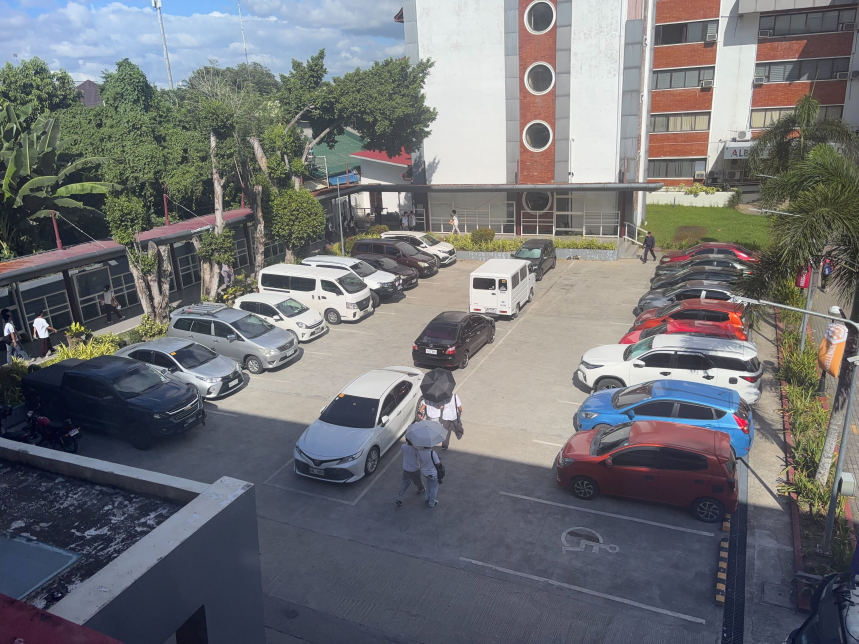
#> input picture ui/samples/area_b3_raw.jpg, 2576 x 1932 px (shown at 1/3 size)
$ python topdown_b3.py
#> lines starting #> are read from the running program, lines starting #| are printed output that depends on the picture; after the words box and inside, x2 and y2 are one past the last pixel; in counts of white or black regions, pixels touching at a corner belong together
#!/usr/bin/env python3
"""
topdown_b3.py - ground-plane homography + top-down warp + slot plan for Area B3 (PROVISIONAL).

Homography: the painted accessible bay R10 is a 2.4 m wide rectangle (two parallel painted dividers, kerb-side
end and far-side end). Its four corners in the photo map to (0,0) (L, 0) (L, 2.4) (0, 2.4) metres, u = depth
away from the kerb end reversed (u = L at the kerb), v = along the kerb, top of photo = -v.
L (bay depth) is not painted anywhere we can see, so it is solved from a known size: the red Wigo in R9 has a
2.45 m wheelbase, and its two wheel-ground contacts must come out 2.45 m apart.

Outputs (outputs/lot_b3/): lot_b3_topview.png, lot_b3_slot_plan.png, and the matrix in configs/polygons/area_b3.homography.json
    python scripts/lot_b3/topdown_b3.py
"""
import json, os
import cv2
import numpy as np
from PIL import Image, ImageDraw, ImageFont

ROOT = os.path.abspath(os.path.join(os.path.dirname(__file__), "..", ".."))
IMG = os.path.join(ROOT, "ui/samples/area_b3_raw.jpg")
PPM = 60                                                     # output pixels per metre
U0, U1, V0, V1 = -17.0, 5.5, -23.5, 6.5                      # plan window, metres
CORNERS = [(1500, 1475), (2140, 1605), (2110, 1862), (1380, 1672)]   # R10 bay: TL, TR, BR, BL in photo px
WIGO_WHEELS = [(1750, 1495), (2125, 1565)]                   # Wigo front / rear wheel ground contacts, photo px
WHEELBASE_M = 2.45
BAY_W = 2.4
GROUND_POLY = [(0, 1314), (0, 1160), (300, 1010), (700, 900), (1100, 760), (1300, 700), (1700, 740), (1850, 745),
               (2260, 745), (2215, 1420), (2185, 1932), (773, 1932), (773, 1455), (618, 1443)]


def homography(L):
    return cv2.getPerspectiveTransform(np.float32(CORNERS), np.float32([[0, 0], [L, 0], [L, BAY_W], [0, BAY_W]]))


def apply(H, pts):
    p = np.c_[np.asarray(pts, float), np.ones(len(pts))] @ H.T
    return p[:, :2] / p[:, 2:3]


def solve_L():
    f = lambda L: np.linalg.norm(np.diff(apply(homography(L), WIGO_WHEELS), axis=0)) - WHEELBASE_M
    lo, hi = 2.0, 8.0
    for _ in range(60):
        mid = (lo + hi) / 2
        lo, hi = (mid, hi) if f(mid) < 0 else (lo, mid)
    return (lo + hi) / 2


def m2px(u, v):
    return ((np.asarray(u) - U0) * PPM, (np.asarray(v) - V0) * PPM)


# ---- regularised slot plan (metres; u right, v down, top of plan = top of photo) -------------------
LEFT_U = (-13.2, -8.2)                  # left bays, 5.0 m deep (their dividers end at u ~ -8.2 in the warp)
LEFT_V0, LEFT_PITCH = -19.2, 2.4        # L9 is level with R10 (both span v = 0..2.4), so L1 starts at -19.2
CENTRE_U = (-5.5, -2.9)                 # painted centre bay C1 (Camry): two lines 2.6 m apart
CENTRE_V = (-4.0, 1.6)
INFORMAL_M = {"A1": ("jeepney", (-6.3, -3.2, -18.0, -12.0)), "A2": ("sedan", (-6.3, -3.2, -11.0, -6.5)),
              "A3": ("sedan (top)", (-6.3, -3.2, -23.5, -20.0))}


def plan_slots(L):
    s = {}
    for k in range(1, 10):
        v0 = LEFT_V0 + LEFT_PITCH * (k - 1)
        s[f"L{k}"] = [(LEFT_U[0], v0), (LEFT_U[1], v0), (LEFT_U[1], v0 + LEFT_PITCH), (LEFT_U[0], v0 + LEFT_PITCH)]
    for k in range(1, 11):              # right row: 2.4 m pitch, R10 = v [0, 2.4] is the measured bay
        v0 = -2.4 - 2.4 * (9 - k) if k <= 9 else 0.0
        s[f"R{k}"] = [(0.0, v0), (L, v0), (L, v0 + BAY_W), (0.0, v0 + BAY_W)]
    s["C1"] = [(CENTRE_U[0], CENTRE_V[0]), (CENTRE_U[1], CENTRE_V[0]), (CENTRE_U[1], CENTRE_V[1]), (CENTRE_U[0], CENTRE_V[1])]
    return s


def font(sz, bold=True):
    for f in ("/usr/share/fonts/truetype/dejavu/DejaVuSans-Bold.ttf" if bold else "/usr/share/fonts/truetype/dejavu/DejaVuSans.ttf",):
        if os.path.exists(f):
            return ImageFont.truetype(f, sz)
    return ImageFont.load_default()


ZONE_COL = {"left": (112, 172, 232), "right": (242, 168, 114), "center": (120, 200, 200)}
STATE_COL = {"occupied": (215, 50, 50), "available": (40, 170, 70), "unknown": (140, 140, 140)}


def main():
    L = solve_L()
    H = homography(L)
    img = cv2.imread(IMG)
#> img is the input picture: shape (1932, 2576, 3); mean B, G, R 116.7, 113.7, 112.5
    Wp, Hp = int((U1 - U0) * PPM), int((V1 - V0) * PPM)
    S = np.array([[PPM, 0, -U0 * PPM], [0, PPM, -V0 * PPM], [0, 0, 1]], float)
    warped = cv2.warpPerspective(img, S @ H, (Wp, Hp), flags=cv2.INTER_LINEAR, borderValue=(28, 28, 28))
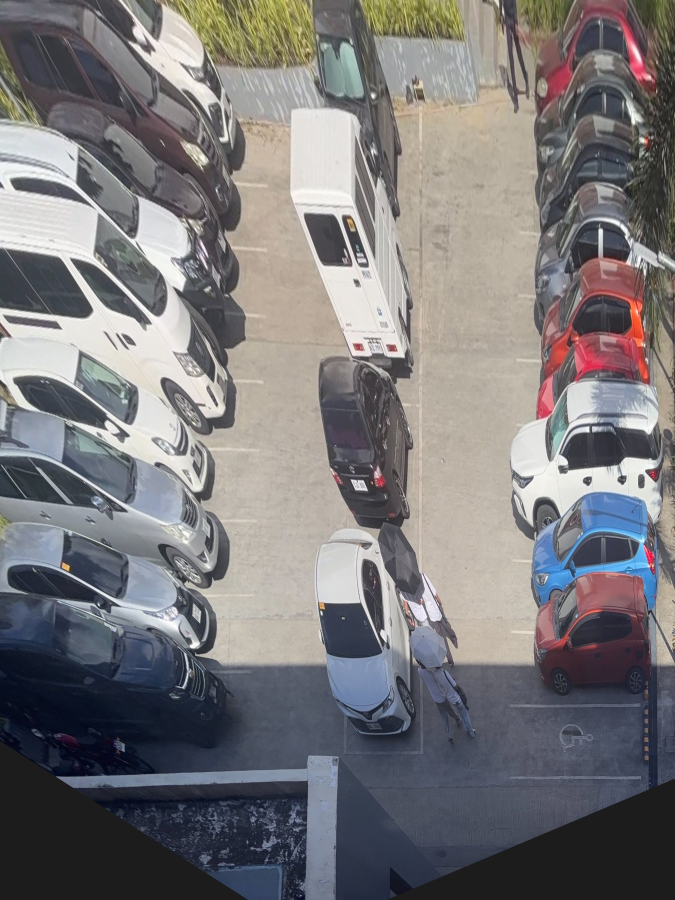
#> warped: shape (1800, 1350, 3) (shown at 1/2 size); mean B, G, R 121.4, 119.8, 121.9
    mask = np.zeros(img.shape[:2], np.uint8)
    cv2.fillPoly(mask, [np.int32(GROUND_POLY)], 255)
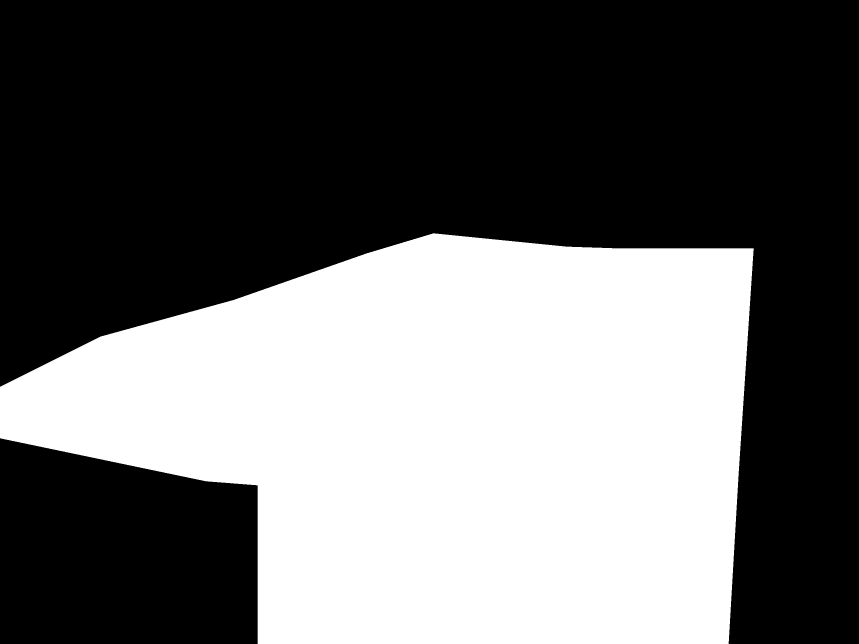
#> mask: shape (1932, 2576) (shown at 1/3 size); 40.5% white; 1 white region, box (x1, y1, x2, y2) and area: (0, 700, 2261, 1932) 2014785
    wm = cv2.warpPerspective(mask, S @ H, (Wp, Hp), flags=cv2.INTER_NEAREST)
    warped[wm == 0] = (28, 28, 28)
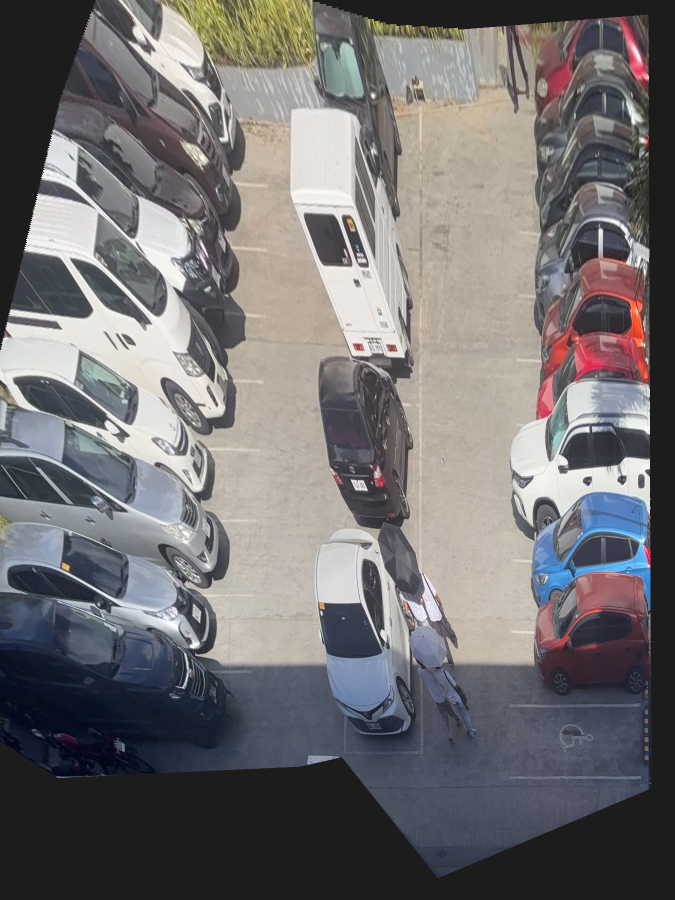
#> warped: shape (1800, 1350, 3) (shown at 1/2 size); 12.28% of pixels changed, all inside (x1, y1, x2, y2) = (0, 0, 1350, 1800)
    cv2.imwrite(os.path.join(ROOT, "outputs/lot_b3/lot_b3_topview_raw.png"), warped)

    cfgp = os.path.join(ROOT, "configs/polygons/area_b3.json")
#> (the run stopped early here; a loop or call above may not have finished)

$ run again, with ui/samples/area_b2_raw.jpg copied over ui/samples/area_b3_raw.jpg
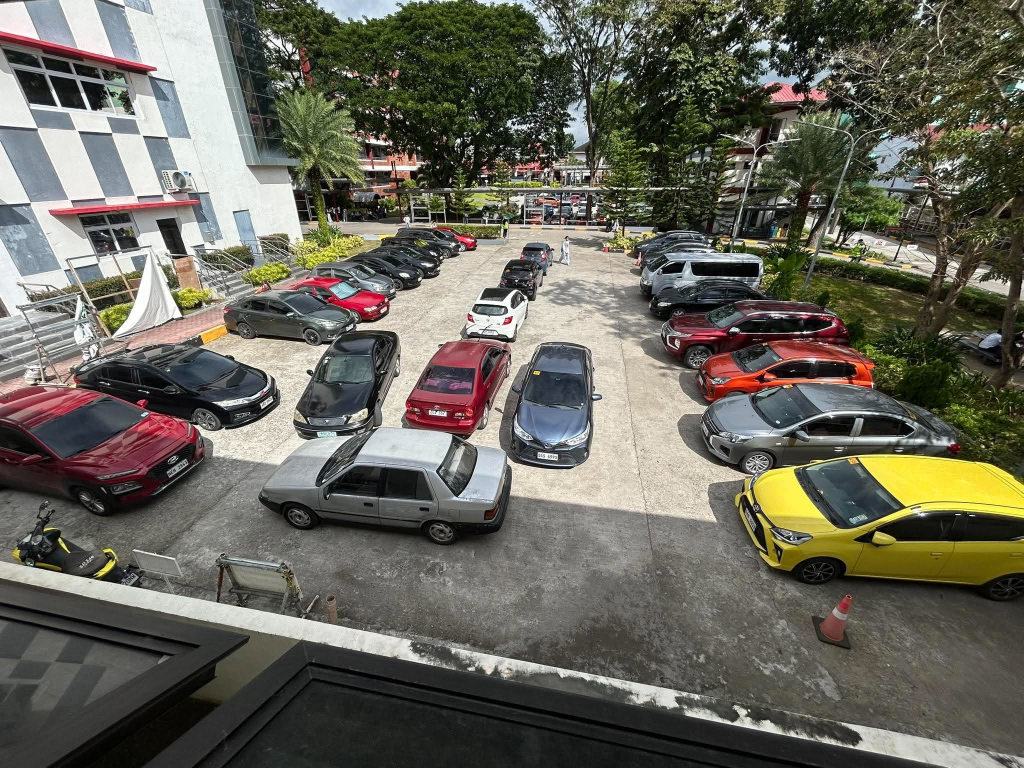
#> input picture ui/samples/area_b2_raw.jpg, 2048 x 1536 px (shown at 1/2 size)
#> in main, img is the input picture: shape (1536, 2048, 3); mean B, G, R 90.5, 101.6, 103.4
#> in main, `cv2.fillPoly(mask, [np.int32(GROUND_POLY)], 255)`:
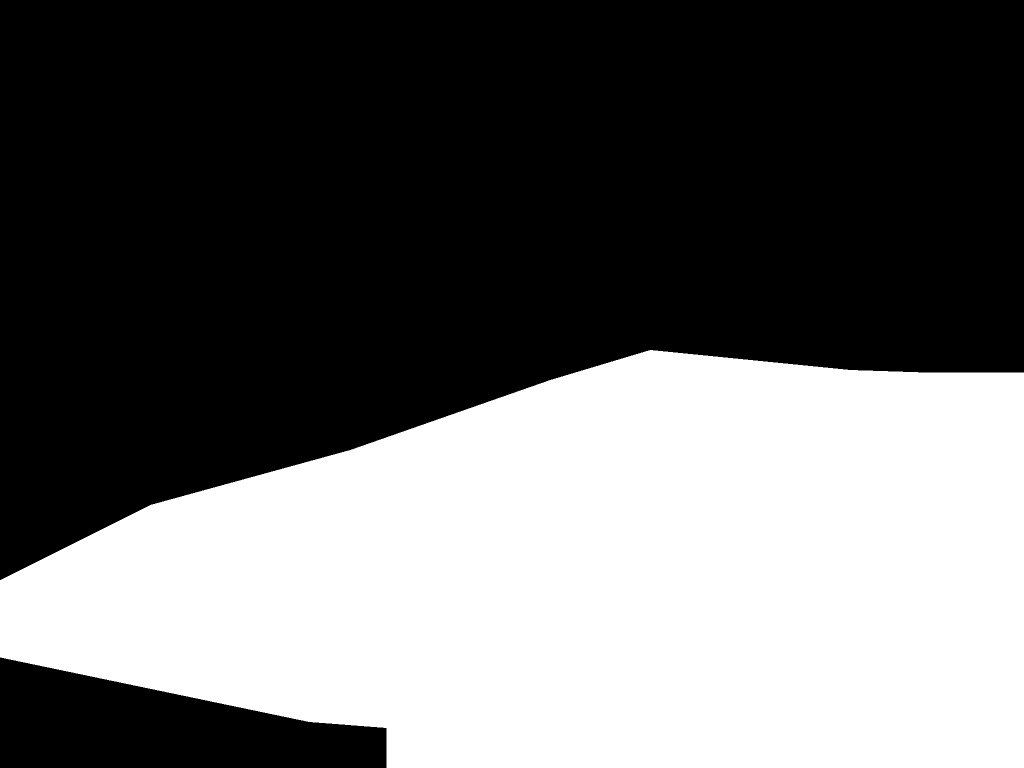
#> mask: shape (1536, 2048) (shown at 1/2 size); 41.4% white; 1 white region, box (x1, y1, x2, y2) and area: (0, 700, 2048, 1536) 1302939
#> in main, `warped[wm == 0] = (28, 28, 28)`:
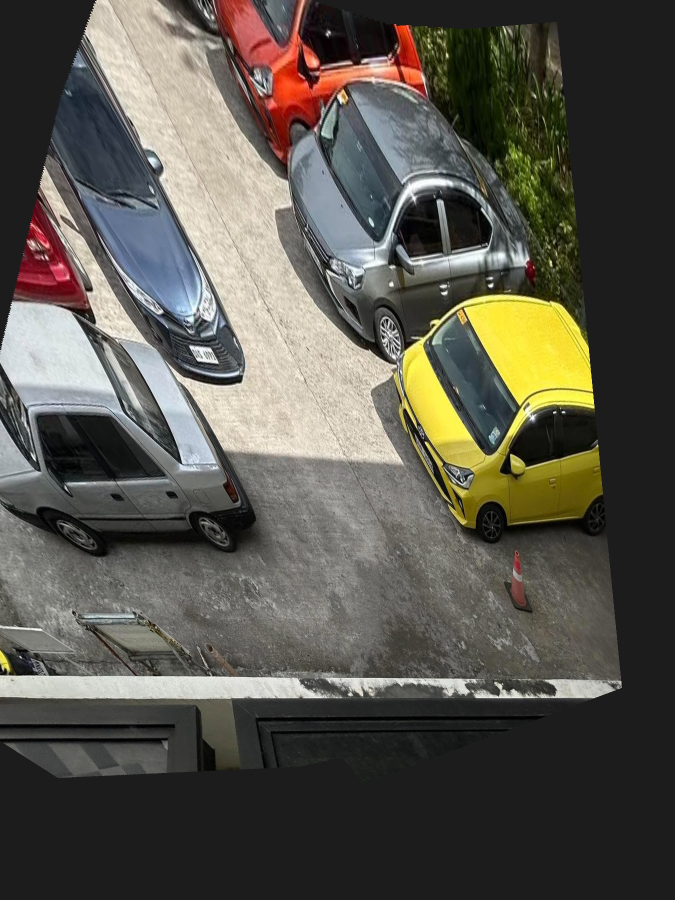
#> warped: shape (1800, 1350, 3) (shown at 1/2 size); mean B, G, R 77.7, 86.7, 89.5

$ run again, with ui/samples/area_b2_heightmap.jpg copied over ui/samples/area_b3_raw.jpg
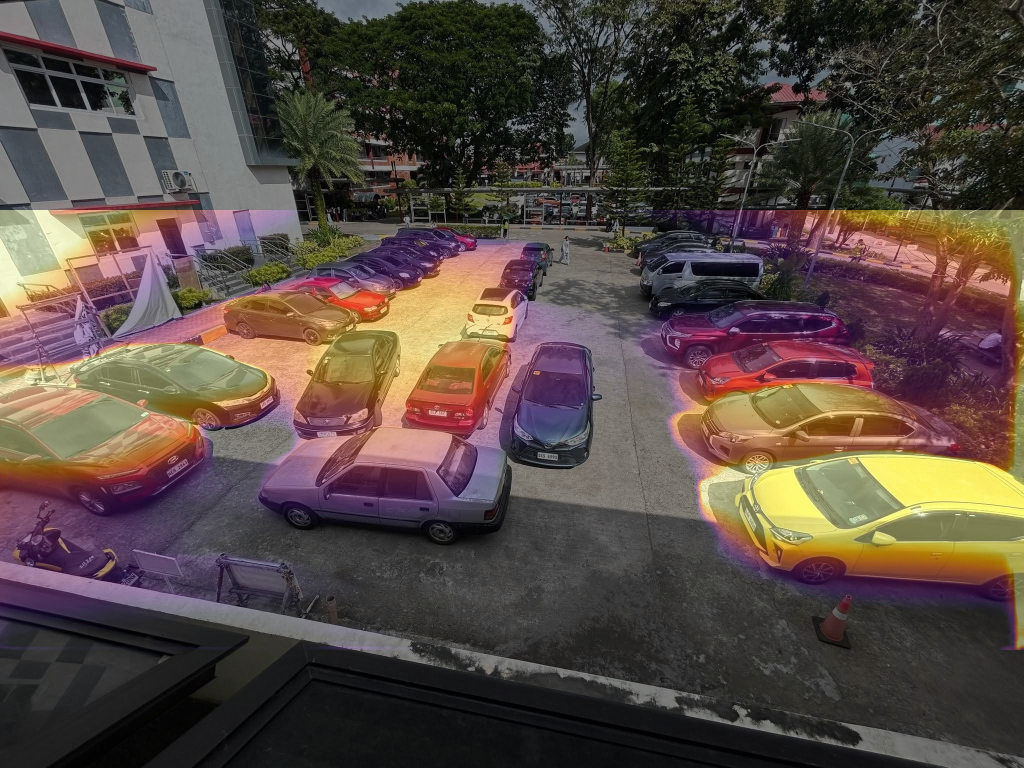
#> input picture ui/samples/area_b2_heightmap.jpg, 2048 x 1536 px (shown at 1/2 size)
#> in main, img is the input picture: shape (1536, 2048, 3); mean B, G, R 67, 73.2, 86.4
#> in main, `cv2.fillPoly(mask, [np.int32(GROUND_POLY)], 255)`:
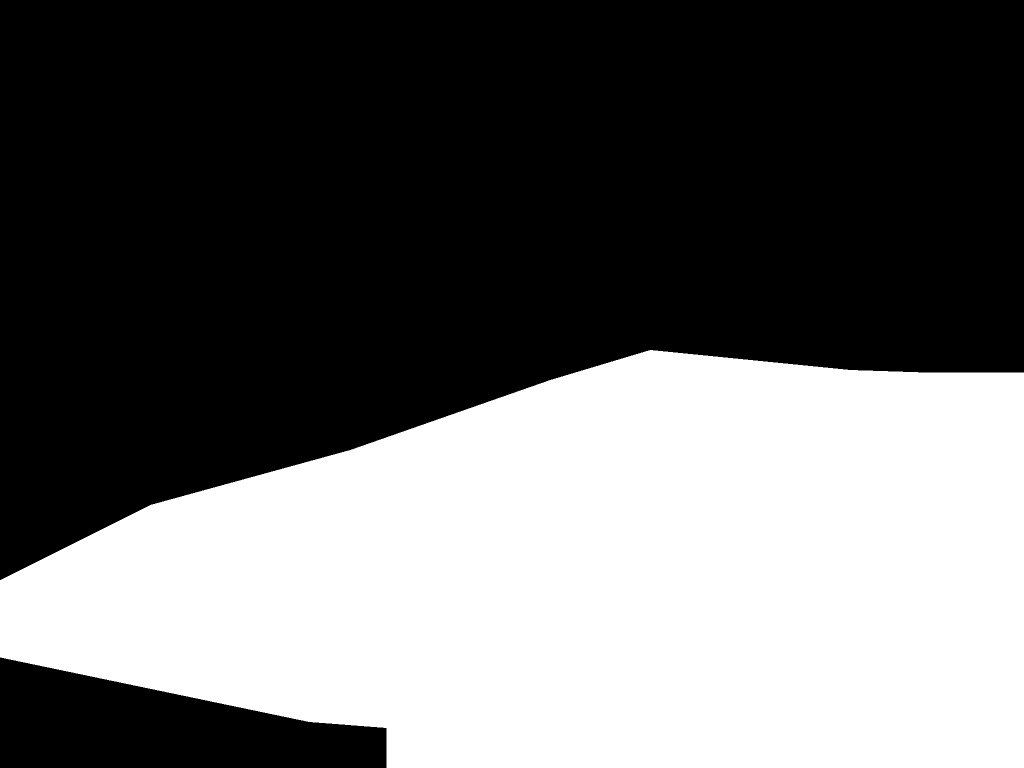
#> mask: shape (1536, 2048) (shown at 1/2 size); 41.4% white; 1 white region, box (x1, y1, x2, y2) and area: (0, 700, 2048, 1536) 1302939
#> in main, `warped[wm == 0] = (28, 28, 28)`:
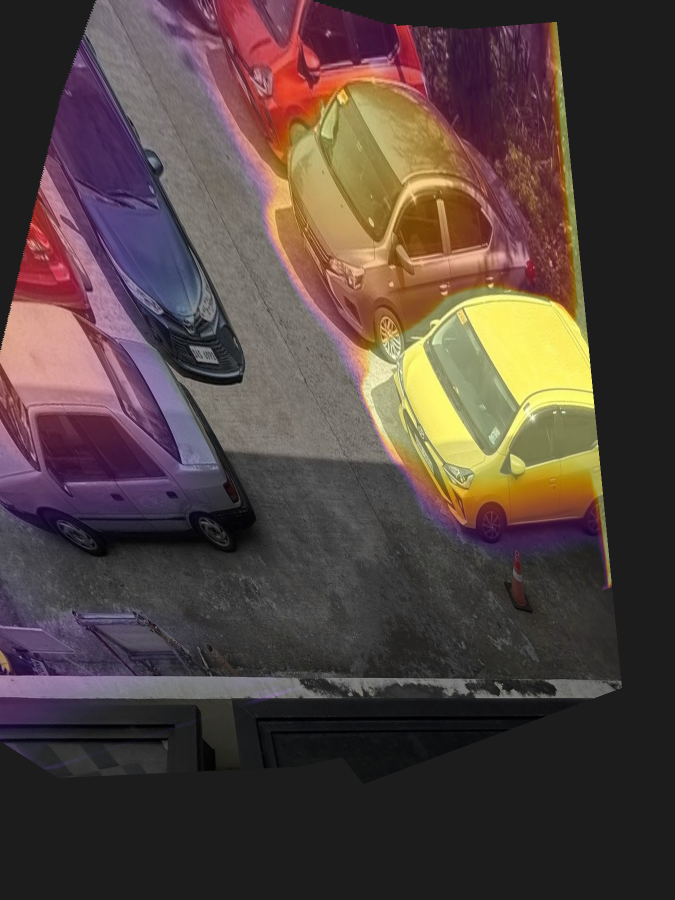
#> warped: shape (1800, 1350, 3) (shown at 1/2 size); mean B, G, R 63.5, 67.9, 82.9
